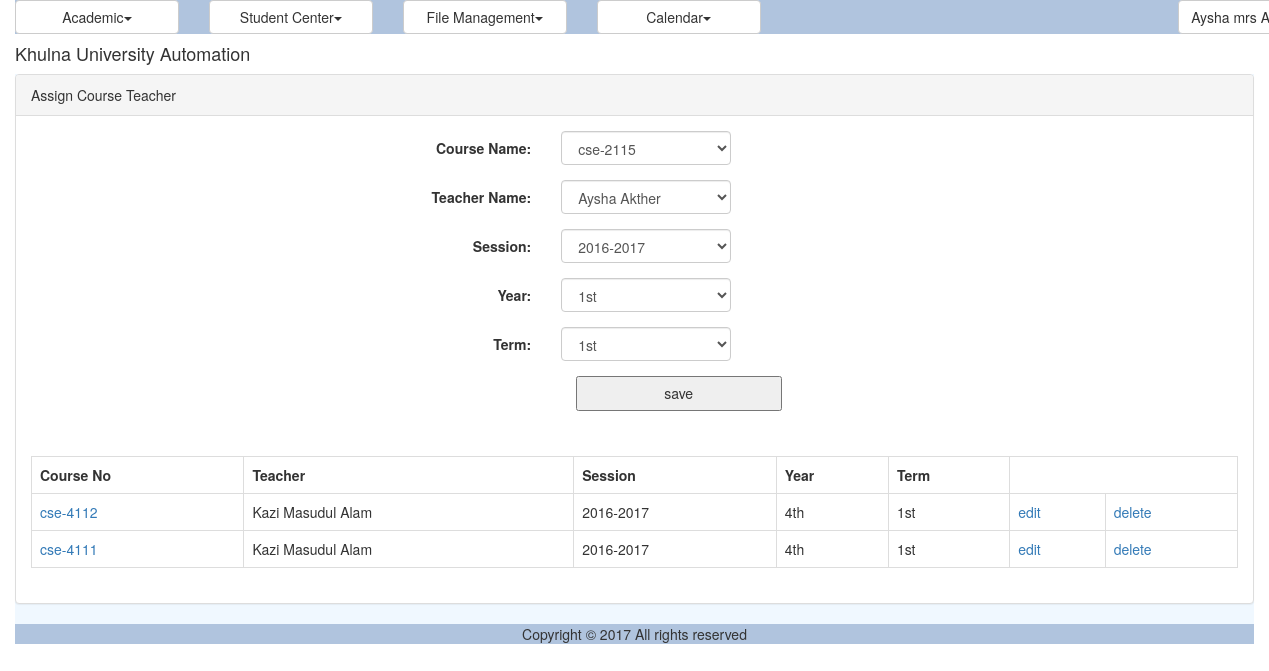
The page /course_teacher.php (signed in) on the database its author committed.
### tables this page shows
CREATE TABLE IF NOT EXISTS `reg_course` (
  `ID` varchar(40) NOT NULL,
  `CourseNo` varchar(40) NOT NULL,
  `Title` varchar(100) NOT NULL,
  `Credit` double NOT NULL,
  `CourseTypeID` varchar(40) NOT NULL,
  `DisciplineID` varchar(40) NOT NULL,
  `IsDeleted` tinyint(1) NOT NULL,
  PRIMARY KEY (`ID`)
);

CREATE TABLE IF NOT EXISTS `ums_user` (
  `ID` varchar(40) NOT NULL,
  `UniversityID` varchar(20) NOT NULL,
  `Email` varchar(50) NOT NULL,
  `Password` varchar(255) NOT NULL,
  `FirstName` varchar(50) DEFAULT NULL,
  `MiddleName` varchar(50) DEFAULT NULL,
  `LastName` varchar(50) DEFAULT NULL,
  `DisciplineID` varchar(40) DEFAULT NULL,
  `Status` varchar(20) DEFAULT NULL,
  `IsLogged` varchar(10) DEFAULT NULL,
  `IsArchived` varchar(10) DEFAULT NULL,
  `IsDeleted` varchar(10) DEFAULT NULL,
  PRIMARY KEY (`ID`),
  UNIQUE KEY `Email` (`Email`),
  UNIQUE KEY `UniversityID` (`UniversityID`)
);

CREATE TABLE IF NOT EXISTS `reg_registration_session` (
  `ID` varchar(40) NOT NULL,
  `Name` varchar(30) NOT NULL,
  PRIMARY KEY (`ID`)
);

CREATE TABLE IF NOT EXISTS `reg_year` (
  `ID` varchar(40) NOT NULL,
  `Name` varchar(20) NOT NULL,
  PRIMARY KEY (`ID`)
);

CREATE TABLE IF NOT EXISTS `reg_term` (
  `ID` varchar(40) NOT NULL,
  `Name` varchar(20) NOT NULL,
  PRIMARY KEY (`ID`)
);

### modules/registration/ui/view.course_teacher.inc (the view, shortened to what the rows shown need)
<?php
include_once 'blade/view.course_teacher.blade.inc';
include_once COMMON.'class.common.inc';
include_once COMMON.'class.common.course.inc';
?>
<div class="panel panel-default">
<div class="panel-body">
<table class="table table-bordered">
		<?php
		$Result = $_CourseTeacherBAO->getAllCourseTeachers();
		if($Result->getIsSuccess()){
			$CourseTeachers = $Result->getResultObject();
			?>
			<tr>
				<th>Course No</th>
				<th>Teacher</th>
				<th>Session</th>
				<th>Year</th>
				<th>Term</th>
			</tr>
			<?php
			for($i = 0; $i < sizeof($CourseTeachers); $i++) {
				$CourseTeacher = $CourseTeachers[$i];
				?>
				<tr>
					<td>
					<a href="course.php?edit=<?php echo $CourseTeacher->getCourse()->getID(); ?>">
					<?php echo $CourseTeacher->getCourse()->getCourseNo(); ?>
					</a>
					</td>
					<td><?php echo $CourseTeacher->getTeacher()->getFullName(); ?></td>
					<td><?php echo $CourseTeacher->getSession()->getName(); ?></td>
					<td><?php echo $CourseTeacher->getYear()->getName(); ?></td>
					<td><?php echo $CourseTeacher->getTerm()->getName(); ?></td>
					<td><a href="?edit=<?php echo $CourseTeacher->getID(); ?>" onclick="return confirm('sure to edit !'); " >edit</a></td>
					<td><a href="?del=<?php echo $CourseTeacher->getID(); ?>" onclick="return confirm('sure to delete !'); " >delete</a></td>
				</tr>
				<?php
			}
		}
		else{
		echo $Result->getResultObject();
	}
	?>
</table>
</div>
</div>

### rows shown on the page
reg_course: CourseNo "cse-4112"
ums_user: $CourseTeacher->getTeacher()->getFullName() "Kazi Masudul Alam"
reg_registration_session: Name "2016-2017"
reg_year: Name "4th"
reg_term: Name "1st"
reg_course: CourseNo "cse-4111"

### other values the page prints
$globalMenu[$i]->getTitle() "Academic Student Center File Management Calendar"
$CurrentUser->getFullName() "Aysha mrs…"
form field courseid "cse-2115"
form field teacherid "Aysha Akther"
form field session "2016-2017"
form field yearid "1st"
form field termid "1st"
